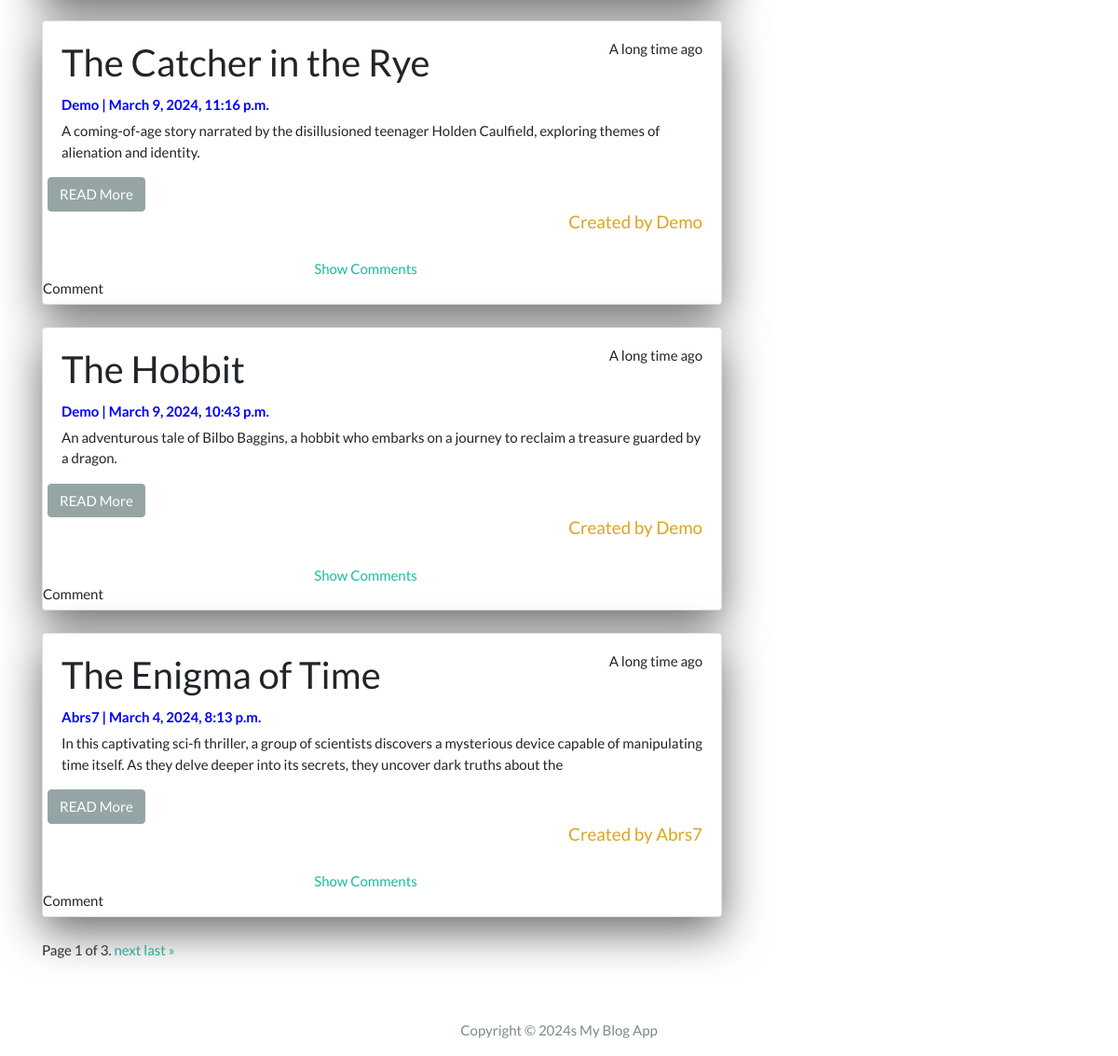
Page /app/ (lower part) on the earlier database version.
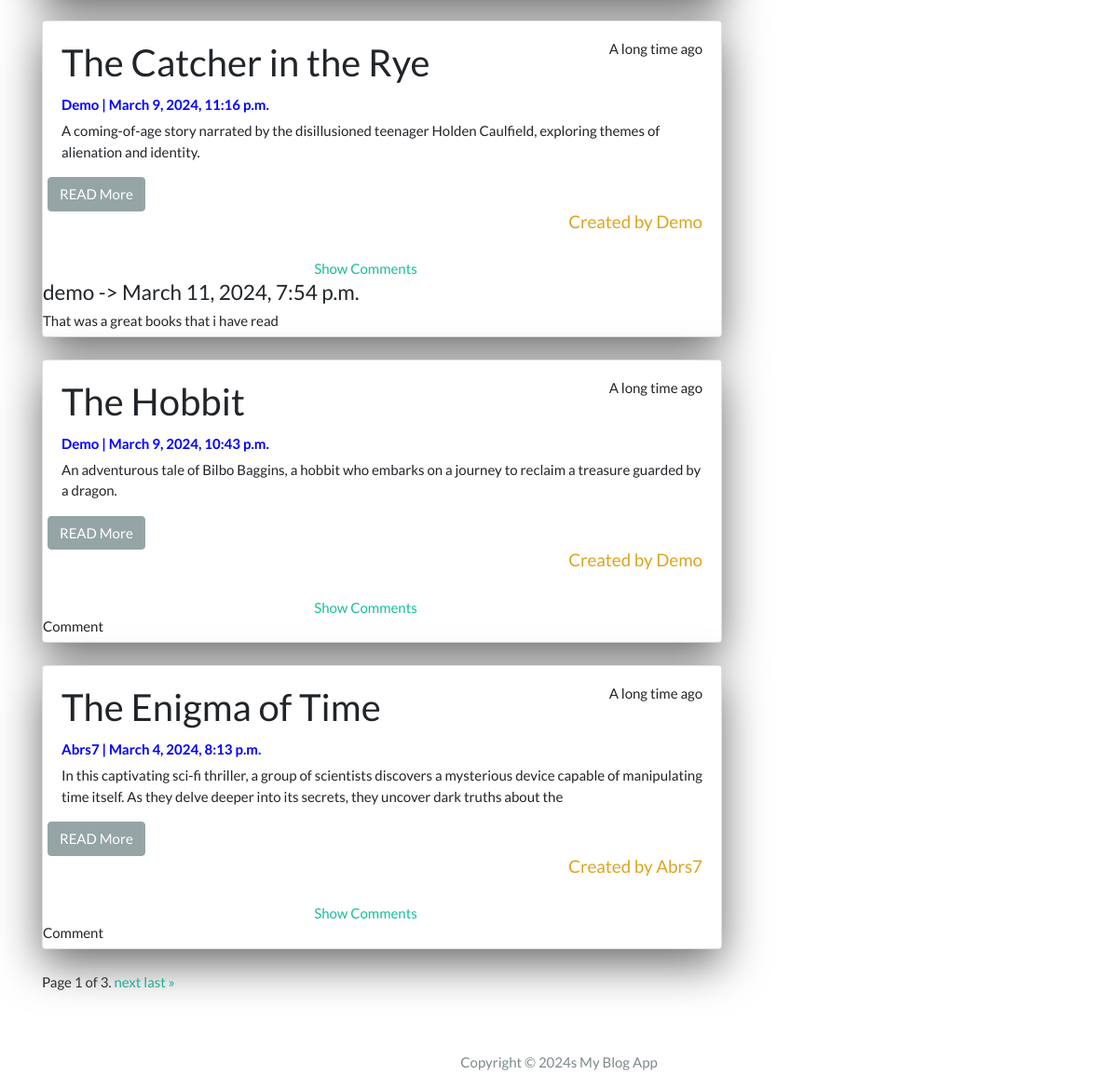
Same page on the later database version.
### app/models.py (models this page shows, shortened)
class Post(models.Model):
    title = models.CharField(max_length =256, unique=True)
    slug = models.SlugField(max_length=256, unique=True )
    author = models.ForeignKey(User, on_delete=models.CASCADE, related_name='blog_posts')
    created_on = models.DateTimeField(auto_now_add = True)
    updated_on = models.DateTimeField(auto_now = True)
    content = models.TextField()
    status = models.IntegerField(choices = STATUS, default= 0)
    class Meta():
        ordering = ['-created_on']

class Comment(models.Model):
    name = models.ForeignKey(User,on_delete=models.CASCADE, related_name='comments', max_length= 256)
    post = models.ForeignKey(Post, on_delete=models.CASCADE, related_name='comments')
    body = models.TextField()
    created_on = models.DateTimeField(auto_now_add = True)
    updated_on = models.DateTimeField(auto_now = True)

### app/views.py (the view)
# urls.py: path('', views.PostList.as_view(), name = 'post_list'),
class PostList(ListView):
    queryset = Post.objects.filter(status=1).order_by('-created_on')
    template_name = 'index.html'
    paginate_by = 5
    def get_context_data(self, **kwargs):
        context = super().get_context_data(**kwargs)
        context['post_id'] = self.kwargs.get('post_id')
        return context

### app/templatetags/custom_filters.py (called while the page is built)
@register.filter(name='first_upper')
def first_upper(value):
    return value[0].upper() + value[1:]

### templates/index.html (shortened to what this page needs)
{% extends "base.html" %}
{% block content %}
<div class="container">
  <div class="row">
    <div class="col-md-8 mt-3 left">
      {% for post in post_list %}
      <div class="card mb-4">
        <div class="card-body">
         <div class="float-right">
          {% if request.user.is_authenticated %}
          {%if request.user.is_active %}
          <h6>Active</h6>
          {% else %}
          <h6>last seen recently</h6>
          {% endif %}
          {% else %}
          <h6>A long time ago</h6>
          {% endif %}
        </div>
          <h2 class="card-title">{{ post.title }}</h2>
          {% load custom_filters %}
          <p class="card-text text-green h6" style="color: blue; font-weight: bolder;">{{ post.author.username| first_upper }} | {{ post.created_on}} </p>
          <p class="card-text">{{post.content|slice:":200"}} </p>
          <div class="row">
          <a href="{% url 'post_detail' post.slug  %}">
         <button class="btn btn-secondary mx-6">READ More</button>
      </a>
      </div>
      {% load custom_filters %}
      <h5 class="text-green mx-12 float-right " style="color: goldenrod;">Created by {{post.author.username|first_upper}}</h5>
        </div>
    <a href="#comments-section" class=" toggle-comments-btn" style="padding-left: 40%;">Show Comments</a>
<div id="comments-section" class="comments-section">
    <div id="comments-container" class="comments-container">
        {% if not post.comments.all %}
        <h6>Comment</h6>
        {% else %}
         {% for comment in post.comments.all%}
        <h4>  {{comment.name}} -> {{comment.created_on}}  </h4>
        <h6>  {{comment.body}} </h6>
         {% endfor %}
        {% endif %}
    </div>
</div>
    </div>
      {% endfor %}
      <div class="pagination">
        <span class="step-links">
            {% if is_paginated %}
                <span class="current">
                    Page {{ page_obj.number }} of {{ paginator.num_pages }}.
                </span>
                {% if page_obj.has_next %}
                    <a href="?page={{ page_obj.next_page_number }}">next</a>
                    <a href="?page={{ paginator.num_pages }}">last &raquo;</a>
                {% endif %}
            {% endif %}
        </span>
    </div>
    </div>
   {% block sidebar %}
   {% include 'sidebar.html'%}
   {% endblock sidebar%}
  </div>
</div>
{%endblock%}

Differences in the rows shown:
shown differently, row unchanged: Post "The Catcher in the Rye": no longer shows "Comment"
added Comment: name "demo", created_on "March 11, 2024, 7:54 p.m.", body "That was a great books that i have read", shown under Post "The Catcher in the Rye"
